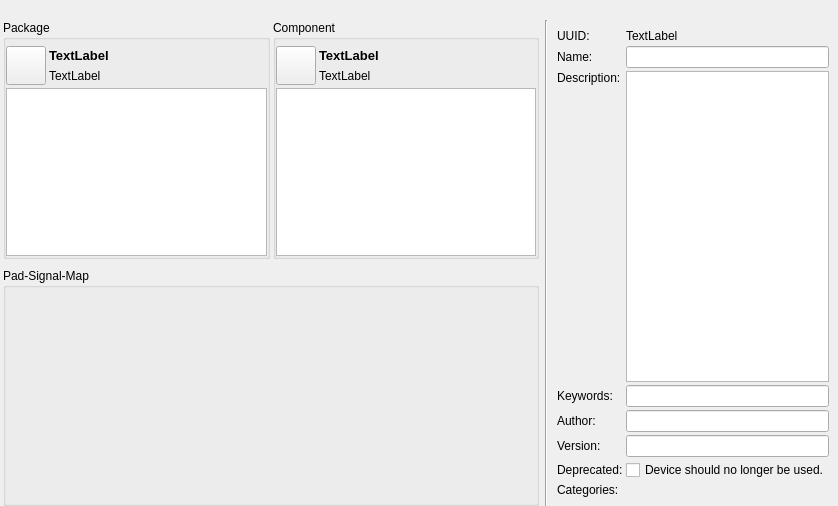
<?xml version="1.0" encoding="UTF-8"?>
<ui version="4.0">
 <class>librepcb::library::editor::DeviceEditorWidget</class>
 <widget class="QWidget" name="librepcb::library::editor::DeviceEditorWidget">
  <property name="geometry">
   <rect>
    <x>0</x>
    <y>0</y>
    <width>838</width>
    <height>506</height>
   </rect>
  </property>
  <property name="windowTitle">
   <string>Form</string>
  </property>
  <layout class="QVBoxLayout" name="verticalLayout_3" stretch="0,1">
   <property name="spacing">
    <number>0</number>
   </property>
   <property name="leftMargin">
    <number>0</number>
   </property>
   <property name="topMargin">
    <number>0</number>
   </property>
   <property name="rightMargin">
    <number>0</number>
   </property>
   <property name="bottomMargin">
    <number>0</number>
   </property>
   <item>
    <widget class="QWidget" name="interfaceBrokenWarningWidget" native="true">
     <property name="minimumSize">
      <size>
       <width>0</width>
       <height>20</height>
      </size>
     </property>
    </widget>
   </item>
   <item>
    <layout class="QHBoxLayout" name="horizontalLayout_2" stretch="2,0,1">
     <property name="spacing">
      <number>0</number>
     </property>
     <property name="leftMargin">
      <number>3</number>
     </property>
     <item>
      <layout class="QVBoxLayout" name="verticalLayout" stretch="1,1">
       <property name="spacing">
        <number>9</number>
       </property>
       <property name="rightMargin">
        <number>6</number>
       </property>
       <item>
        <layout class="QHBoxLayout" name="horizontalLayout">
         <property name="spacing">
          <number>3</number>
         </property>
         <item>
          <widget class="QGroupBox" name="groupBox_2">
           <property name="title">
            <string>Package</string>
           </property>
           <layout class="QGridLayout" name="gridLayout_2" columnstretch="0,1">
            <property name="leftMargin">
             <number>0</number>
            </property>
            <property name="topMargin">
             <number>6</number>
            </property>
            <property name="rightMargin">
             <number>0</number>
            </property>
            <property name="bottomMargin">
             <number>0</number>
            </property>
            <property name="spacing">
             <number>3</number>
            </property>
            <item row="2" column="0" colspan="2">
             <widget class="librepcb::GraphicsView" name="viewPackage">
              <property name="verticalScrollBarPolicy">
               <enum>Qt::ScrollBarAlwaysOff</enum>
              </property>
              <property name="horizontalScrollBarPolicy">
               <enum>Qt::ScrollBarAlwaysOff</enum>
              </property>
             </widget>
            </item>
            <item row="0" column="1">
             <widget class="QLabel" name="lblPackageName">
              <property name="font">
               <font>
                <pointsize>10</pointsize>
                <weight>75</weight>
                <bold>true</bold>
               </font>
              </property>
              <property name="text">
               <string notr="true">TextLabel</string>
              </property>
             </widget>
            </item>
            <item row="0" column="0" rowspan="2">
             <widget class="QToolButton" name="btnChoosePackage">
              <property name="sizePolicy">
               <sizepolicy hsizetype="MinimumExpanding" vsizetype="MinimumExpanding">
                <horstretch>0</horstretch>
                <verstretch>0</verstretch>
               </sizepolicy>
              </property>
              <property name="minimumSize">
               <size>
                <width>30</width>
                <height>0</height>
               </size>
              </property>
              <property name="text">
               <string/>
              </property>
              <property name="icon">
               <iconset resource="../../../../img/images.qrc">
                <normaloff>:/img/actions/search.png</normaloff>:/img/actions/search.png</iconset>
              </property>
              <property name="iconSize">
               <size>
                <width>32</width>
                <height>32</height>
               </size>
              </property>
             </widget>
            </item>
            <item row="1" column="1">
             <widget class="QLabel" name="lblPackageUuid">
              <property name="text">
               <string notr="true">TextLabel</string>
              </property>
              <property name="textInteractionFlags">
               <set>Qt::LinksAccessibleByMouse|Qt::TextSelectableByMouse</set>
              </property>
             </widget>
            </item>
           </layout>
          </widget>
         </item>
         <item>
          <widget class="QGroupBox" name="groupBox">
           <property name="title">
            <string>Component</string>
           </property>
           <layout class="QGridLayout" name="gridLayout" columnstretch="0,1">
            <property name="leftMargin">
             <number>0</number>
            </property>
            <property name="topMargin">
             <number>6</number>
            </property>
            <property name="rightMargin">
             <number>0</number>
            </property>
            <property name="bottomMargin">
             <number>0</number>
            </property>
            <property name="spacing">
             <number>3</number>
            </property>
            <item row="2" column="0" colspan="2">
             <widget class="librepcb::GraphicsView" name="viewComponent">
              <property name="verticalScrollBarPolicy">
               <enum>Qt::ScrollBarAlwaysOff</enum>
              </property>
              <property name="horizontalScrollBarPolicy">
               <enum>Qt::ScrollBarAlwaysOff</enum>
              </property>
             </widget>
            </item>
            <item row="0" column="1">
             <widget class="QLabel" name="lblComponentName">
              <property name="font">
               <font>
                <pointsize>10</pointsize>
                <weight>75</weight>
                <bold>true</bold>
               </font>
              </property>
              <property name="text">
               <string notr="true">TextLabel</string>
              </property>
             </widget>
            </item>
            <item row="1" column="1">
             <widget class="QLabel" name="lblComponentUuid">
              <property name="text">
               <string notr="true">TextLabel</string>
              </property>
              <property name="textInteractionFlags">
               <set>Qt::LinksAccessibleByMouse|Qt::TextSelectableByMouse</set>
              </property>
             </widget>
            </item>
            <item row="0" column="0" rowspan="2">
             <widget class="QToolButton" name="btnChooseComponent">
              <property name="sizePolicy">
               <sizepolicy hsizetype="MinimumExpanding" vsizetype="MinimumExpanding">
                <horstretch>0</horstretch>
                <verstretch>0</verstretch>
               </sizepolicy>
              </property>
              <property name="minimumSize">
               <size>
                <width>30</width>
                <height>0</height>
               </size>
              </property>
              <property name="text">
               <string/>
              </property>
              <property name="icon">
               <iconset resource="../../../../img/images.qrc">
                <normaloff>:/img/actions/search.png</normaloff>:/img/actions/search.png</iconset>
              </property>
              <property name="iconSize">
               <size>
                <width>32</width>
                <height>32</height>
               </size>
              </property>
             </widget>
            </item>
           </layout>
          </widget>
         </item>
        </layout>
       </item>
       <item>
        <widget class="QGroupBox" name="groupBox_3">
         <property name="title">
          <string>Pad-Signal-Map</string>
         </property>
         <layout class="QVBoxLayout" name="verticalLayout_2">
          <property name="spacing">
           <number>0</number>
          </property>
          <property name="leftMargin">
           <number>3</number>
          </property>
          <property name="topMargin">
           <number>6</number>
          </property>
          <property name="rightMargin">
           <number>3</number>
          </property>
          <property name="bottomMargin">
           <number>3</number>
          </property>
          <item>
           <widget class="librepcb::library::editor::PadSignalMapEditorWidget" name="padSignalMapEditorWidget" native="true"/>
          </item>
         </layout>
        </widget>
       </item>
      </layout>
     </item>
     <item>
      <widget class="Line" name="line">
       <property name="orientation">
        <enum>Qt::Vertical</enum>
       </property>
      </widget>
     </item>
     <item>
      <layout class="QFormLayout" name="formLayout">
       <property name="horizontalSpacing">
        <number>3</number>
       </property>
       <property name="verticalSpacing">
        <number>3</number>
       </property>
       <property name="leftMargin">
        <number>9</number>
       </property>
       <property name="topMargin">
        <number>9</number>
       </property>
       <property name="rightMargin">
        <number>9</number>
       </property>
       <property name="bottomMargin">
        <number>9</number>
       </property>
       <item row="0" column="0">
        <widget class="QLabel" name="label_3">
         <property name="text">
          <string>UUID:</string>
         </property>
        </widget>
       </item>
       <item row="0" column="1">
        <widget class="QLabel" name="lblUuid">
         <property name="text">
          <string notr="true">TextLabel</string>
         </property>
         <property name="openExternalLinks">
          <bool>true</bool>
         </property>
         <property name="textInteractionFlags">
          <set>Qt::LinksAccessibleByMouse|Qt::TextSelectableByMouse</set>
         </property>
        </widget>
       </item>
       <item row="1" column="0">
        <widget class="QLabel" name="label_4">
         <property name="text">
          <string>Name:</string>
         </property>
        </widget>
       </item>
       <item row="1" column="1">
        <widget class="QLineEdit" name="edtName">
         <property name="maxLength">
          <number>50</number>
         </property>
        </widget>
       </item>
       <item row="2" column="0">
        <widget class="QLabel" name="label_5">
         <property name="text">
          <string>Description:</string>
         </property>
         <property name="alignment">
          <set>Qt::AlignLeading|Qt::AlignLeft|Qt::AlignTop</set>
         </property>
        </widget>
       </item>
       <item row="2" column="1">
        <widget class="QPlainTextEdit" name="edtDescription"/>
       </item>
       <item row="3" column="0">
        <widget class="QLabel" name="label_6">
         <property name="text">
          <string>Keywords:</string>
         </property>
        </widget>
       </item>
       <item row="3" column="1">
        <widget class="QLineEdit" name="edtKeywords">
         <property name="maxLength">
          <number>100</number>
         </property>
        </widget>
       </item>
       <item row="4" column="0">
        <widget class="QLabel" name="label_7">
         <property name="text">
          <string>Author:</string>
         </property>
        </widget>
       </item>
       <item row="4" column="1">
        <widget class="QLineEdit" name="edtAuthor">
         <property name="maxLength">
          <number>100</number>
         </property>
        </widget>
       </item>
       <item row="5" column="0">
        <widget class="QLabel" name="label_8">
         <property name="text">
          <string>Version:</string>
         </property>
        </widget>
       </item>
       <item row="5" column="1">
        <widget class="QLineEdit" name="edtVersion">
         <property name="maxLength">
          <number>100</number>
         </property>
        </widget>
       </item>
       <item row="6" column="0">
        <widget class="QLabel" name="label_10">
         <property name="text">
          <string>Deprecated:</string>
         </property>
        </widget>
       </item>
       <item row="6" column="1">
        <widget class="QCheckBox" name="cbxDeprecated">
         <property name="text">
          <string>Device should no longer be used.</string>
         </property>
        </widget>
       </item>
       <item row="7" column="0">
        <widget class="QLabel" name="lblCategories">
         <property name="text">
          <string>Categories:</string>
         </property>
         <property name="alignment">
          <set>Qt::AlignLeading|Qt::AlignLeft|Qt::AlignTop</set>
         </property>
        </widget>
       </item>
      </layout>
     </item>
    </layout>
   </item>
  </layout>
 </widget>
 <customwidgets>
  <customwidget>
   <class>librepcb::GraphicsView</class>
   <extends>QGraphicsView</extends>
   <header location="global">librepcb/common/graphics/graphicsview.h</header>
  </customwidget>
  <customwidget>
   <class>librepcb::library::editor::PadSignalMapEditorWidget</class>
   <extends>QWidget</extends>
   <header location="global">librepcb/libraryeditor/dev/padsignalmapeditorwidget.h</header>
   <container>1</container>
  </customwidget>
 </customwidgets>
 <resources>
  <include location="../../../../img/images.qrc"/>
  <include location="../../../../img/images.qrc"/>
 </resources>
 <connections/>
</ui>
